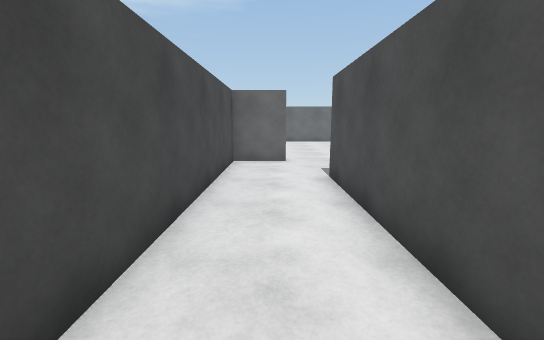
[1] (above)

16 first-person views from a walk through a 3-D level made in the Unity game engine. The camera is 1.4 m above the floor, tilts 10° down and sees 90° across. The floor is counted in squares, 1 m on a side. Each view is taken from the middle of a square. On the plan, view 1 faces up. The plan holds only what a view shows up to about 13 squares ahead; the rest is blank. The place goes on beyond the plan. Door leaves are left out, so doorways stand open.

[2]
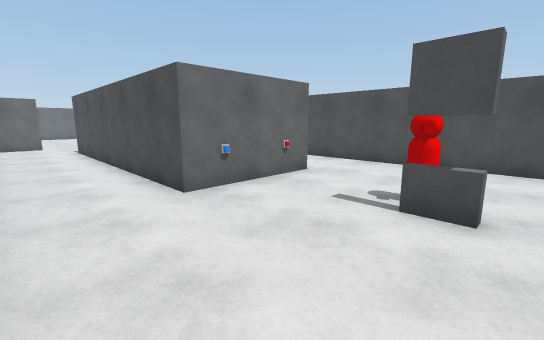

[3]
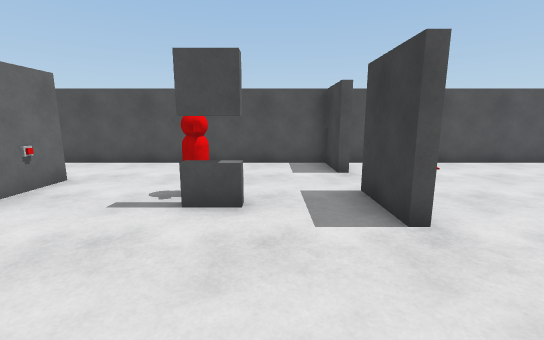

[4]
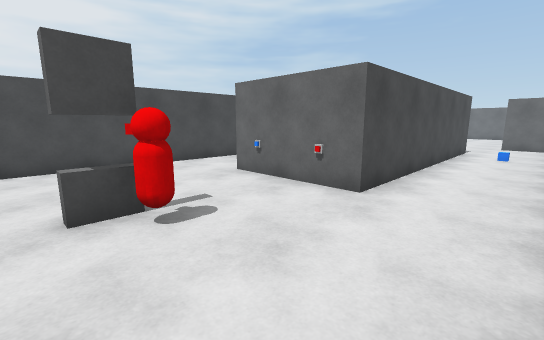

[5]
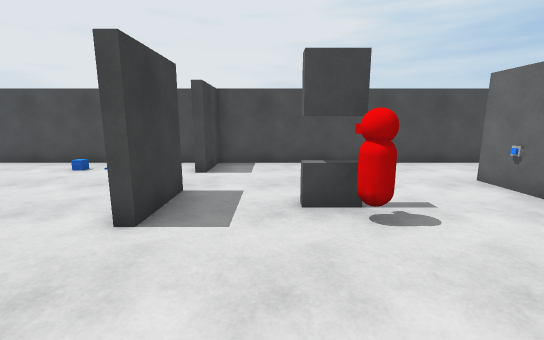

[6]
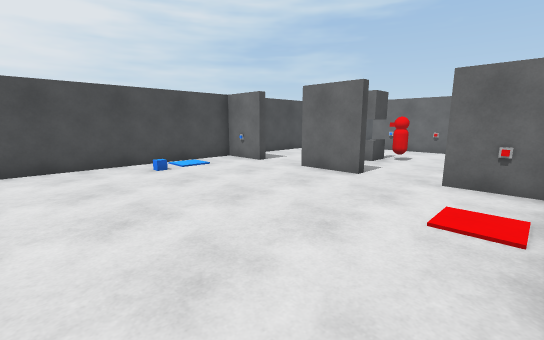

[7]
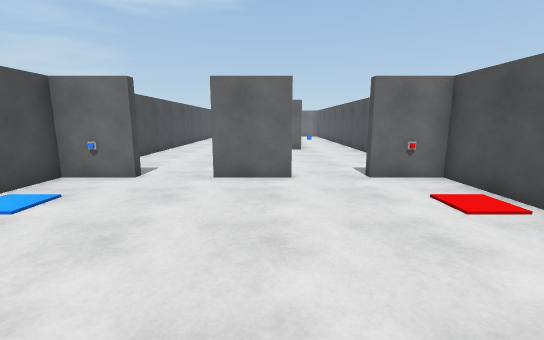

[8]
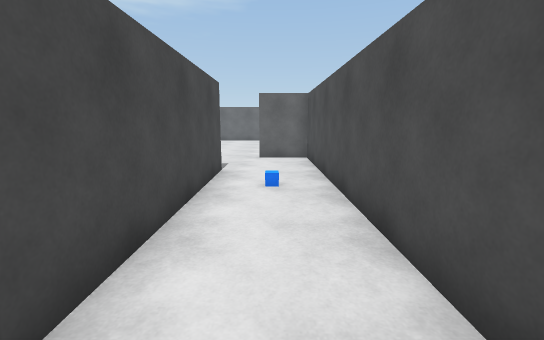

[9]
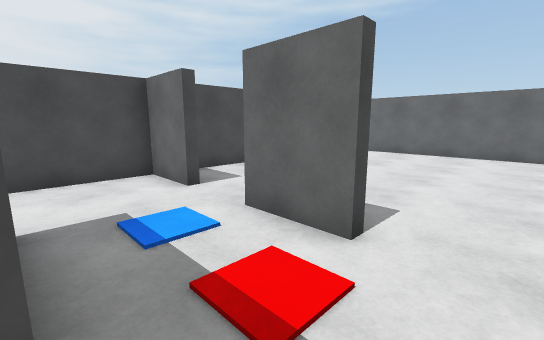

[10]
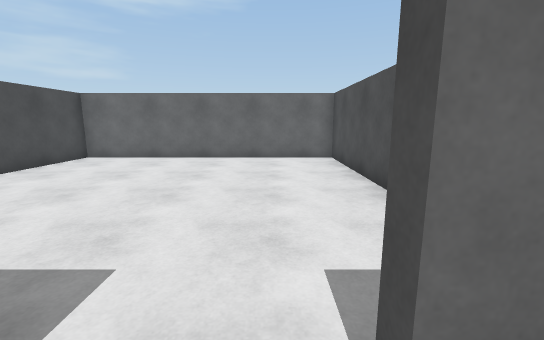

[11]
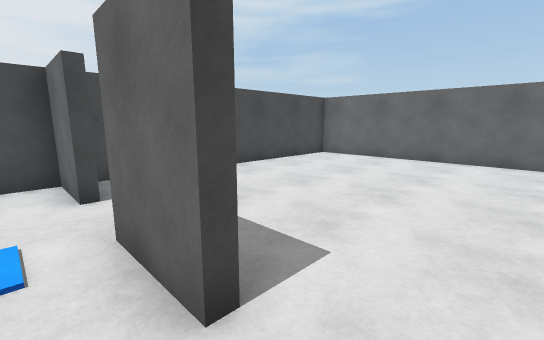

[12]
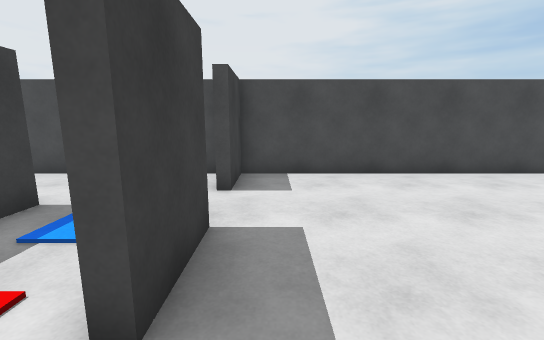

[13]
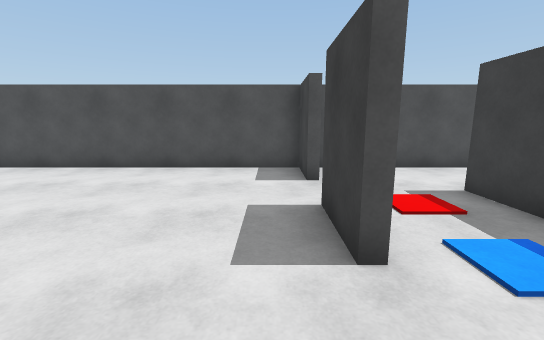

[14]
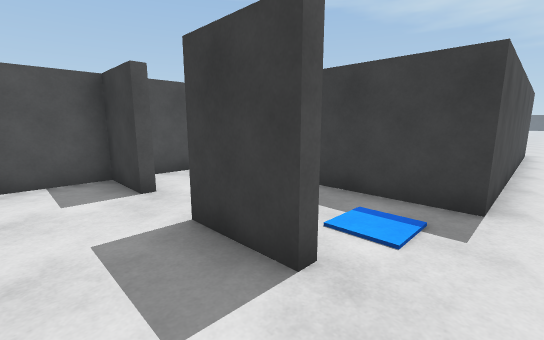

[15]
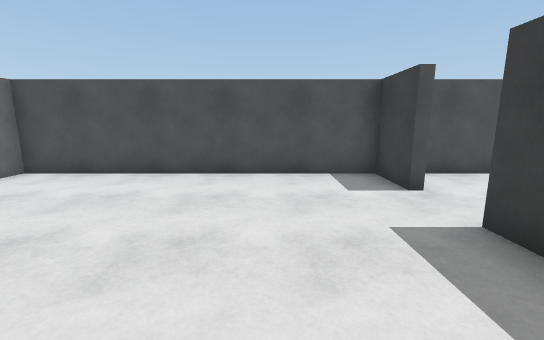

[16]
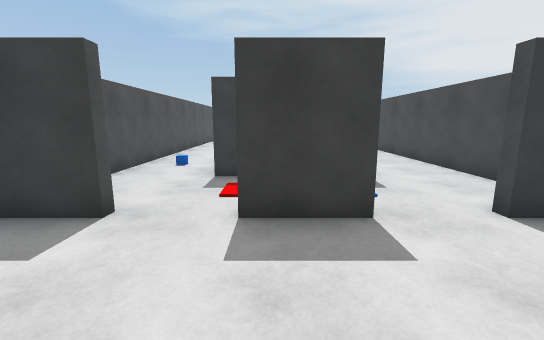

### Floor plan
Ten units are one square. View 1 is at (0, 0); x grows to the right and y downward. Boxes are objects, and circles mark ways between rooms. Rooms are numbered by the first view taken in them; rooms with no view inside come last. Other rooms are left out.
<svg viewBox="-20 -204 110 383">
<path fill="none" stroke="#000" d="M15 26 15 -70 55 -70 55 26M34 76 34 65M-14 8 -14 99M25 98 45 98M84 99 84 -99 65 -99M45 -99 25 -99M5 -99 -14 -99 -14 -8M45 101 25 101M-14 106 -14 174M84 174 84 106M25 -101 45 -101M65 -101 84 -101 84 -199 -14 -199 -14 -101 5 -101"/>
<rect x="-15" y="95" width="20" height="10" fill="#bbb"><title>other object</title></rect>
<rect x="15" y="25" width="20" height="10" fill="#bbb"><title>other object</title></rect>
<rect x="35" y="55" width="10" height="20" fill="#bbb"><title>other object</title></rect>
<rect x="35" y="25" width="20" height="10" fill="#bbb"><title>other object</title></rect>
<rect x="65" y="95" width="20" height="10" fill="#bbb"><title>other object</title></rect>
<circle cx="15" cy="100" r="3" fill="#2a7"/>
<circle cx="55" cy="100" r="3" fill="#2a7"/>
<circle cx="15" cy="-100" r="3" fill="#2a7"/>
<circle cx="55" cy="-100" r="3" fill="#2a7"/>
<text x="40" y="30">1</text>
<text x="30" y="140">2</text>
<text x="30" y="-150">3</text>
</svg>
Room 1 opens to room 2. Room 1 opens to room 3.

Where each view was taken, in squares from view 1:
view 1: 0 up, 0 right, facing up
view 2: 8 down, 1 left, facing up-right
view 3: 8 down, 1 left, facing right
view 4: 8 down, 8 right, facing up-left
view 5: 8 down, 8 right, facing left
view 6: 17 down, 8 right, facing up-left
view 7: 17 down, 4 right, facing up
view 8: 1 down, 7 right, facing up
view 9: 7 up, 6 right, facing up-left
view 10: 9 up, 6 right, facing up
view 11: 9 up, 6 right, facing up-left
view 12: 11 up, 6 right, facing left
view 13: 11 up, 0 right, facing right
view 14: 12 up, 1 right, facing down-right
view 15: 13 up, 1 right, facing right
view 16: 14 up, 4 right, facing down
